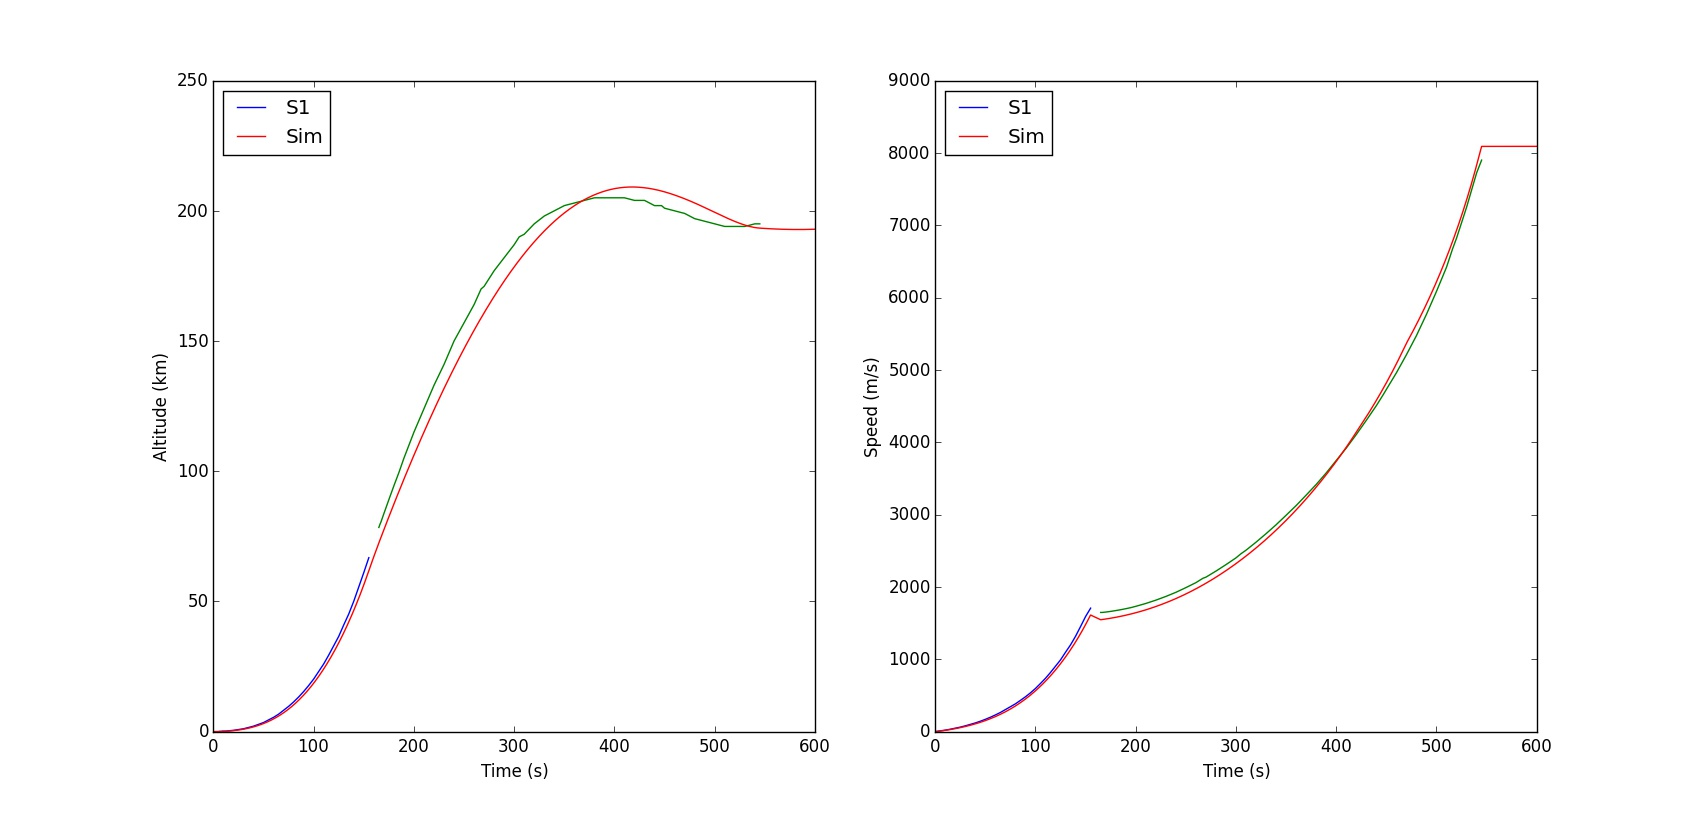

The Python source for this figure:
# Simulation of Falcon 9 launch to orbit


import matplotlib.pyplot as plt
from math import cos, sin, pi, sqrt
from numpy import zeros, exp, arcsin, arctan

h = .1          # stepsize used in RK4 (sec)

air_density_sl = 1.225  # density of air (kg/m^3)
H_FOR_DRAG = 7000.   # H value used in drag model (m)
H_FOR_PRESSURE = 7000. # constant temperature model
ATMOSPHERE_HEIGHT = 90000 # 90 KM - we can ignore air drag beyond this
G = 6.67384e-11   # universal gravitation constant
Re = 6371e3     # radius of earch (m)
Me = 5.9722e24   # mass of earth (kg)
mu = G*Me

g_sl = G*Me/Re**2


draf_coefficient = 0.3    # drag coefficient - temporary
#falcin 8 Full Thrust specs from http://spaceflight101.com/spacerockets/falcon-9-ft/
s1_inert_mass = 23100.    # Kg
s1_propellant_mass = 395700.    # kg
s1_merlin_1D_thrust_sl = 654000. # N
s1_merlin_1D_thrust_vac1 = 716000. # N 
s1_merlin_1D_specific_impulse_sl = 282.*g_sl   # m/s
s1_merlin_1D_specific_impulse_vac1 = 311.*g_sl   # m/s
s1_burn_time_end = 155.  # s

s2_inert_mass = 3900.    # Kg
s2_propellant_mass = 92670.    # kg
s2_merlin_1D_thrust_vac1 = 801000. # N
s2_merlin_1D_specific_impulse_vac1 = 345.*g_sl   # m/s 
s2_burn_time_start =  165.
s2_burn_time_end = 545.

fairing_mass = 1750. # kg
payload_mass = 550. # kg 

orbit_altitude = 620000
v_terminal = sqrt(G*Me/ (Re+orbit_altitude))

inert_mass = s1_inert_mass +  s2_inert_mass + fairing_mass + payload_mass   # Kg
propellant_mass = s1_propellant_mass    # kg
mass = inert_mass + s1_propellant_mass + s2_propellant_mass
thrust_sl = 9.*s1_merlin_1D_thrust_sl # N,

PITCH_KICK_ANGLE = 3. #degrees from vertical
stage_separation = False
fairing_separation = False
lift_off = False

diameter = 3.66
length= 68.4
ref_area = diameter**2 * pi / 4.   #  reference cross section area - used for drag (m^2)
cross_sec_area = diameter*length
s1_m1D_flow_rate = s1_merlin_1D_thrust_sl/s1_merlin_1D_specific_impulse_sl
s2_m1D_flow_rate = s2_merlin_1D_thrust_vac1/s2_merlin_1D_specific_impulse_vac1

flow_rate = 0.
isp = 0.
thrust_total = 0.

omega = 2.0*pi/(23.*3600+56*50+4)  # Earth's angular velocity

second_stage_cut_off = 0.


x0,y0,v0 = 0., Re, 0.     # initial altitude (m), Initial speed (m/s)

POS_X = 0
POS_Y = 1
POS_VX = 2
POS_VY = 3
NUM_VARS = 4
TMP_POS_A_DRAG = 4
TMP_POS_A = 5
TMP_POS_MASS = 6
TMP_POS_THRUST = 7
TMP_POS_FLOW_RATE = 8
TMP_POS_THRUST_ANGLE = 9
TMP_POS_ISP = 10
TMP_POS_TWR = 11
TMP_POS_Q = 12
TMP_POS_ANGLE_OF_ATTACK = 13

ENABLE_DRAG = True

max_drag_acceleration = 0. # in g
max_acceleration = 0. # in g
max_altitude = 0.
down_range = 0.
terminal_speed = 0.
curr_acceleration = 0.
curr_drag_acceleration = 0.
current_thrust = 0.
current_thrust_angle = 0.
current_flow_rate = 0.
current_dynamic_pressure = 0.
current_angle_of_attack = 0.
drag_losses = 0.
gravity_losses = 0.

engines_on = True

periapsis_radius = 0.
apoapsis_radius = 0.
semimajor_axis = 0.
eccentricity = 0.

#time,speed, altitude, range
actual_stage1_trajectory = [
    [0,0,0,0],
    [5,38,0,0],
    [6,47,.1,0],
    [7,51,.1,0],
    [8,58,.1,0],
    [9,66,.2,0],
    [10,74,.2,0],
    [11,83,.2,0],
    [12,91,.2,0],
    [13,100,.2,0],
    [14,110,.3,0],
    [15,120,.3,0],
    [20,172,.5,0],
    [25,225,.8,0], # pitching down range??
    [30,289,1.1,0],
    [35,361,1.6,0],
    [40,433,2.1,0],
    [45,518,2.8,0],
    [50,612,3.5,0],
    [55,716,4.5,0],
    [60,831,5.5,0],
    [65,954,6.7,1.1],
    [70,1097,8.2,0],
    [75,1240,9.7,0],  
    [80,1384,11.4,0],
    [85,1556,13.3,0], # max Q
    [90,1734,15.4,0],
    [95,1931,17.7,0],
    [100,2149,20.2,0],
    [105,2398,23.1,0],
    [110,2656,26,0],
    [115,2947,29.4,0],
    [120,3259,33.0,0], # vehicle is supersonic ??? looks wrong!!
    [125,3572,36.6,0], # vehicle reached max. aerodynamic pressure?? looks wrong!!
    [130,3954,41.0,0],
    [135,4320,45.2,0],
    [140,4750,50.1,0],
    [145,5235,55.6,0],
    [150,5732,61.1,43],
    [155,6146,66.8,0], # MECO
]

actual_stage2_trajectory = [

    [165,5932,78.4,0], #
    [166,5931,79.5,0],
    [167,5934,80.4,0],
    [170,5950,83.7,0],
    [175,5984,89.1,0],
    [180,6024,94.4,0],
    [185,6068,99.5,0],
    [190,6117,105,0],
    [195,6170,110,0], # fairing separation
    [200,6235,115,0],
    [210,6378,124,0],
    [220,6542,133,0],
    [230,6727,141,154],
    [240,6932,150,0],
    [250,7166,157,0],
    [260,7414,164,0],
    [267,7632,170,0], #boost back started
    [270,7687,171,0], 
    [280,7989,177,0],
    [290,8311,182,0],
    [300,8648,187,0],
    [305,8854,190,0], #boost back shutdown
    [310,9029,191,0],
    [320,9429,195,0],
    [330,9852,198,0],
    [340,10295,200,400],
    [350,10769,202,0],
    [360,11251,203,0],
    [370,11771,204,0],
    [380,12301,205,0],
    [390,12876,205,0],
    [400,13496,205,590],
    [410,14112,205,0],
    [420,14787,204,0],
    [423,15000,204,0], # stage1 engine burn started
    [430,15494,204,0],
    [440,16224,202,0],
    [447,16781,202,0], # stage1 engine shutdown
    [450,17032,201,0],
    [460,17857,200,0],
    [470,18757,199,899],
    [480,19709,197,0],
    [490,20770,196,0],
    [500,21911,195,0], # stage1 is transonic
    [510,23115,194,0],
    [516,24021,194,0], # landing startup stage 1
    [520,24560,194,0],
    [530,26098,194,0],
    [540,27805,195,0],
    [545,28444,195,0], # SECO, s1 landing as well?
]


range_values = [
    [0,0,0,0],
    [65,954,6.7,1.1],
    [150,5732,61.1,43],
    [230,6727,141,154],
    [340,10295,200,400],
    [400,13496,205,590],
    [470,18757,199,899],
]

boost_back_start = 267.
boost_back_end = 305.

reentry_start = 423.
reentry_end = 447.

landing_start = 515.
landing_end = 545.

#typical losses
# http://forum.nasaspaceflight.com/index.php?topic=9959.msg189860#msg189860
# Ariane A-44L: Gravity Loss: 1576 m/s Drag Loss: 135 m/s
# Atlas I: Gravity Loss: 1395 m/s Drag Loss: 110 m/s
# Delta 7925: Gravity Loss: 1150 m/s Drag Loss: 136 m/s
# Shuttle: Gravity Loss: 1222 m/s Drag Loss: 107 m/s
# Saturn V: Gravity Loss: 1534 m/s Drag Loss: 40 m/s (!!)
# Titan IV/Centaur: Gravity Loss: 1442 m/s Drag Loss: 156 m/s

def compute_orbit(x, y, vx, vy):
  r = sqrt(x**2+y**2)
  v = sqrt(vx**2+vy**2)  
  E0 = 0.5*v**2 - mu/r
  H0 = sqrt((r*v)**2-(x*vx+y*vy)**2)
  if E0 == 0:
    rpe = H0**2/(2*mu)
    rap = None
    sma = None
    ecc = 1.0
  else:
    rpe = (sqrt(mu**2+2*E0*H0**2)-mu)/(2*E0)
    rap = (sqrt(mu**2+2*E0*H0**2)+mu)/(-2*E0)
    sma = -mu/(2*E0)
    ecc = sqrt(1+(2*E0*H0**2)/mu**2)
  return (rpe, rap, sma, ecc)
  
def get_rocket_acceleration(x,y,t, vx, vy):
    a_rocket = [0., 0.]

    global flow_rate, thrust_total
    flow_rate = 0.
    thrust_total = 0.
    throttle = 1.
        
    global propellant_mass    
    if propellant_mass <= 0:
        return [0., 0.]

    global h, mass
    
    
            
    global s2_burn_time_start, s2_burn_time_end, s1_burn_time_end, second_stage_cut_off
    global engines_on
    
    thrust_total = 0.
    thrust_angle = 0.
    flow_rate = 0. 
    engines_on = False
    
    
    r = sqrt(x**2 + y**2)
    g = G*Me/r**2
    altitude = r - Re
    global isp, stage_separation
    if stage_separation == True:
        isp = s2_merlin_1D_specific_impulse_vac1
    else:    
        isp = (s1_merlin_1D_specific_impulse_sl - s1_merlin_1D_specific_impulse_vac1)*exp(-altitude/H_FOR_PRESSURE) + s1_merlin_1D_specific_impulse_vac1
        #isp = s1_merlin_1D_specific_impulse_sl 
    

    vy_surf = vy #- omega*(-x)
    vx_surf = vx #- omega*y

       
    if t >= 0 and t < s1_burn_time_end and propellant_mass > h*9.*s1_m1D_flow_rate:
        
        
        
        if t <= 25.5:
            thrust_angle = 90.
            
        elif t<= 30:
            thrust_angle = 89.1

        else:
            thrust_angle = (180./pi)*arctan(vy_surf/vx_surf)
            
        
        engines_on = True
        
        flow_rate = 9.*s1_m1D_flow_rate
        
        thrust_total = flow_rate*isp
        
        throttle = 1.
        
        flow_rate = flow_rate*throttle
        thrust_total = flow_rate*isp
        #print 'PITCH_KICK_ANGLE diff', (180./pi)*arctan(vy_surf/ (vx_surf+0.00001)) - thrust_angle        
            
    elif t >= s2_burn_time_start and t < s2_burn_time_end and propellant_mass > h*1.*s2_m1D_flow_rate:
        engines_on = True
  
        second_stage_cut_off = t

        throttle = 1.
        if t > 470:
            throttle = 0.8
        elif t > 420:
            throttle = 0.95
            
        correction_angle = 0.
        if t < 420:
            correction_angle = 7.
        elif t > 420 :
            correction_angle = 8.
        thrust_angle = (180./pi)*arctan(vy_surf/ vx_surf) + correction_angle 

        flow_rate = throttle*1.*s2_m1D_flow_rate
        thrust_total = flow_rate*isp        
        
    
    global current_thrust, current_thrust_angle, current_flow_rate, current_angle_of_attack
    current_thrust = thrust_total
    current_flow_rate = flow_rate
    current_thrust_angle = thrust_angle
    current_angle_of_attack = thrust_angle -  (180./pi)*arctan(vy_surf/ vx_surf)
    
    if engines_on == False:
        current_flow_rate = 0.
        current_thrust = 0.
        current_thrust_angle = 0.   
        current_angle_of_attack = 0.
    
    #print 't, thrust_angle', t, thrust_angle

    a_rocket_total = thrust_total/mass
        

    a_rocket = [a_rocket_total*cos(pi*thrust_angle/180.), a_rocket_total*sin(pi*thrust_angle/180.)]  
   
        
    return a_rocket
        
def get_drag_acceleration(vx, vy, x, y):
    SIMPLE_AIR_MODEL = True
    
    global ENABLE_DRAG
    if not ENABLE_DRAG:
        return [0., 0.]
    
    r = sqrt(x*x+y*y)
    height = r - Re
    if height < 0:
        return [0., 0.] 
        
    if height > ATMOSPHERE_HEIGHT:
        ENABLE_DRAG = False     # TODO remove later.
        return [0., 0.]
        
    #v_air = omega*r     # velocity of air
    #vx_air = v_air*(y/r)
    #vy_air = v_air*(-x/r)
    #vx1 = vx - vx_air
    #vy1 = vy - vy_air
    
        
    #v = sqrt(vx1**2 + vy1**2)
    v = sqrt(vx**2 + vy**2)

    if v == 0:
        return [0., 0.]
    
        
    if SIMPLE_AIR_MODEL:
        air_density = air_density_sl * exp ( - height / H_FOR_DRAG)
    
    else:
        # atmosphere model - https://www.grc.nasa.gov/www/k-12/rocket/atmos.html
            
        temperature = 0.
        pressure = 0.
        if height < 36152*0.3048:
            temperature = 59 - .00356 * height/0.3048
            pressure = 2116 * ((temperature + 459.7)/ 518.6)**5.256        
        elif height < 82345*0.3048:
            temperature = -70
            pressure = 473.1 * exp(1.73 - .000048 * height/0.3048)        
        else:
            temperature =  -205.05 + .00164 * height/0.3048
            pressure =  51.97 * ((temperature + 459.7)/ 389.98)**-11.388
            
        air_density = pressure / (1718 * (temperature + 459.7))
        air_density = 515.4*air_density #convert from slugs per cub ft
        
    #print air_density
    
    global current_dynamic_pressure
    vy_surf = vy #- omega*(-x)
    vx_surf = vx #- omega*y
    v_surf = sqrt(vx_surf**2 + vy_surf**2)
    current_dynamic_pressure = 0.5*air_density*v_surf**2
    
    f_drag = (1./2) * air_density * draf_coefficient * ref_area * v**2    
    a_drag = f_drag/mass
    #print 'a_drag', a_drag    
    
    g = G*Me/r**2
    
    global max_drag_acceleration
    if a_drag > max_drag_acceleration*g:
        max_drag_acceleration = a_drag / g
        
    global curr_drag_acceleration 
    curr_drag_acceleration = a_drag / g
        
    return [-a_drag*vx/v, -a_drag*vy/v]
   
def get_gravity_acceleration(x,y):
    
    r = sqrt(x*x+y*y)
    
    if r == 0:
        return [0., 0.]
    
    g = G*Me/r**2
    
    return [-g*x/r, -g*y/r]    
    
def get_acceleration(x, y, vx, vy, t):
    
    g_sl = G*Me/Re**2
    
    r = sqrt(x**2 + y**2)
    g = G*Me/r**2
    
    a_drag = get_drag_acceleration(vx, vy, x, y)
    a_gravity = get_gravity_acceleration(x,y)
    a_rocket = get_rocket_acceleration(x,y,t,vx, vy)
    
    a = [a_drag[0]+a_gravity[0]+a_rocket[0], a_drag[1]+a_gravity[1]+a_rocket[1]]
    
    a_magnitude = sqrt(a[0]**2 + a[1]**2)
    global max_acceleration
    if a_magnitude > max_acceleration*g:
        max_acceleration = a_magnitude  / g
        
    global curr_acceleration 
    curr_acceleration = a_magnitude / g 

    return a

#Derivative function   
def f(t,x0):

    ax,ay = get_acceleration(x0[POS_X], x0[POS_Y], x0[POS_VX], x0[POS_VY] , t)
    
    res = zeros(NUM_VARS)
    res[POS_X] = x0[POS_VX]
    res[POS_Y] = x0[POS_VY]
    res[POS_VX] = ax
    res[POS_VY] = ay
        
    return res
    
# 4th order Runge-Kutta
def RK4(t,x0):
    xtemp = zeros(NUM_VARS)
        
    k0 = f(t,x0)
    for i in range(NUM_VARS):
        xtemp[i] = x0[i] + k0[i]*(h/2.)        
    
    k1 = f(t+h/2., xtemp)
    for i in range(NUM_VARS):
        xtemp[i] = x0[i] + k1[i]*(h/2.)
        
    k2 = f(t+h/2., xtemp)
    for i in range(NUM_VARS):
        xtemp[i] = x0[i] + k2[i]*h
        
    k3 = f(t+h, xtemp)
    for i in range(NUM_VARS):
        x0[i] = x0[i] + (h/6.) * (k0[i] + 2 * k1[i] + 2 * k2[i] + k3[i])
    
    return x0
   
def get_trajectory(x0, y0, v0):

    args0 = zeros(NUM_VARS)
    args0[POS_X] = x0
    args0[POS_Y] = y0
    args0[POS_VX] = 0. #omega*Re
    args0[POS_VY] = 0.
    
    
    trajectory = []
    t = 0.          # sec
    
    global curr_drag_acceleration
    global curr_acceleration
    
    while sqrt(args0[POS_X]**2 + args0[POS_Y]**2) >= Re and t < 600 : 
        
        global stage_separation, inert_mass, propellant_mass, mass, lift_off
        global s1_burn_time_end, s2_burn_time_start, s2_burn_time_end
        global s1_propellant_mass, s2_propellant_mass
        
        if lift_off == False:
            lift_off = True
            inert_mass = s1_inert_mass + s2_inert_mass + s2_propellant_mass + fairing_mass + payload_mass   # Kg
            propellant_mass = s1_propellant_mass    # kg
            mass = inert_mass + s1_propellant_mass 
            
        if t >= s2_burn_time_start and stage_separation == False:    
            stage_separation = True
            inert_mass = s2_inert_mass + payload_mass   # Kg
            propellant_mass = s2_propellant_mass    # kg
            mass = inert_mass + s2_propellant_mass
            
        #print propellant_mass
            
        tmp_args = list(args0)
        tmp_args.append(curr_drag_acceleration)            
        tmp_args.append(curr_acceleration)
        tmp_args.append(propellant_mass)
        tmp_args.append(current_thrust)
        tmp_args.append(current_flow_rate)
        tmp_args.append(current_thrust_angle)
        tmp_args.append(isp)
        tmp_args.append(thrust_total/(mass*g_sl))
        tmp_args.append(current_dynamic_pressure)
        tmp_args.append(current_angle_of_attack)
        trajectory.append( (t, tmp_args) )     
        
        vy_surf = args0[POS_VY]
        vx_surf = args0[POS_VX]
        v_surf = sqrt(vx_surf**2 + vy_surf**2)
        r = sqrt(args0[POS_X]**2 + args0[POS_Y]**2)
        g= G*Me/r**2
        
        #(3900+92670+23100+1750+550)*exp(3000/(311*9.81)) -> 326062 fuel expended    
        global gravity_losses, drag_losses
        if engines_on == True and r > 0 and v_surf > 0:
            gravity_losses += - (h*((vx_surf/v_surf)*g*(-args0[POS_X]/r) + (vy_surf/v_surf)*g*(-args0[POS_Y]/r) ) )
            drag_losses += h * curr_drag_acceleration*g      
        
        global max_altitude
        altitude = sqrt((args0[POS_X])**2 + (args0[POS_Y])**2) - Re
        if altitude > max_altitude:
            max_altitude = altitude

        global down_range
        #get arc distance
        tmp_range = tmp_args[POS_X]*cos(omega*t) - tmp_args[POS_Y]*sin(omega*t) 
        #tmp_range = 2*Re*arcsin((sqrt((args0[POS_X]-x0)**2 + (args0[POS_Y]-y0)**2))/(2*Re))
        #tmp_range = Re*arccos( 1. - 1./2*((args0[POS_X]-x0)/Re)**2 - 1./2*((args0[POS_Y]-y0)/Re)**2 )
        #tmp_range = args0[POS_X]
        if tmp_range > down_range:
            down_range = tmp_range
        
        if propellant_mass > h*flow_rate and engines_on == True:
            propellant_mass = propellant_mass - flow_rate*h
            if t < s1_burn_time_end:
                s1_propellant_mass = s1_propellant_mass - flow_rate*h
            else:
                s2_propellant_mass = s2_propellant_mass - flow_rate*h
                
        if propellant_mass <=  0:
            mass = inert_mass 
        else:
            mass = inert_mass + propellant_mass
        
        global periapsis_radius, apoapsis_radius, semimajor_axis, s2_burn_time_end, eccentricity
        if semimajor_axis == 0 and t > s2_burn_time_end:
            print 'altitude:', altitude
            periapsis_radius, apoapsis_radius, semimajor_axis,eccentricity = compute_orbit(args0[POS_X], args0[POS_Y], args0[POS_VX], args0[POS_VY])
            print 'periapsis_radius:', periapsis_radius - Re, 'apoapsis_radius:', apoapsis_radius - Re, 'semimajor_axis', semimajor_axis, 'eccentricity:', eccentricity
            
        t = t + h
        
        
        args0 = RK4(t,args0)
        
    return trajectory

fig1, ((ax1,ax5),(ax4, ax7), (ax2, ax6), (ax3, ax8)) = plt.subplots(4, 2)
ax1_handles = []
ax2_handles = []
ax3_handles = []
ax4_handles = []
ax5_handles = []
ax6_handles = []
ax7_handles = []
ax8_handles = []

max_drag_acceleration = 0. # in g
max_acceleration = 0.
max_altitude = 0.
down_range = 0.
terminal_speed = 0.
curr_acceleration = 0.
curr_drag_acceleration = 0.
current_thrust_angle = 0.

ENABLE_DRAG = True
trajectory = get_trajectory(x0, y0, v0) 
tmp_plot_1, = ax1.plot([x0i[POS_X]/1000. for ti,x0i in trajectory  if ti < 155], [ (x0i[POS_Y] - Re)/1000. for ti,x0i in trajectory  if ti < 155], color='r')
#tmp_plot_1, = ax1.plot([ (x0i[POS_X]*cos(omega*ti) - x0i[POS_Y]*sin(omega*ti))/1000. for ti,x0i in trajectory ], [ (sqrt(x0i[POS_X]**2 + x0i[POS_Y]**2) - Re)/1000.  for ti,x0i in trajectory ], color='r', label='Trajectory')
tmp_plot_2x, = ax2.plot([ti/60. for ti,x0i in trajectory], [abs(x0i[POS_VX])/1000. for ti,x0i in trajectory], ls='dashed', alpha=0.4, label='Vx')
tmp_plot_2y, = ax2.plot([ti/60. for ti,x0i in trajectory], [abs(x0i[POS_VY])/1000. for ti,x0i in trajectory],  ls='dashed', alpha=0.4,label='Vy')
tmp_plot_2, = ax2.plot([ti/60. for ti,x0i in trajectory], [sqrt(x0i[POS_VX]**2 + x0i[POS_VY]**2)/1000. for ti,x0i in trajectory], label='V')
tmp_plot_3, = ax3.plot([ti/60. for ti,x0i in trajectory if ti < 600], [x0i[TMP_POS_A] for ti,x0i in trajectory  if ti < 600], label='max ' + str(round(max_acceleration,1)) + 'g')
tmp_plot_4, = ax4.plot([ti/60. for ti,x0i in trajectory if ti < 155], [(sqrt(x0i[POS_X]**2 + x0i[POS_Y]**2) - Re)/1000. for ti,x0i in trajectory if ti < 155])
tmp_plot_5, = ax5.plot([ti/60. for ti,x0i in trajectory if ti < 600], [x0i[TMP_POS_TWR] for ti,x0i in trajectory if ti < 600])
tmp_plot_6, = ax6.plot([ti/60. for ti,x0i in trajectory if ti < 600], [x0i[TMP_POS_THRUST_ANGLE] for ti,x0i in trajectory if ti < 600])
#tmp_plot_7, = ax7.plot([ti/60. for ti,x0i in trajectory if ti < 450], [int(round(x0i[TMP_POS_ISP]/g_sl)) for ti,x0i in trajectory if ti < 450], label='isp_sl=282, isp_vac=311')
#tmp_plot_7, = ax7.plot([ti/60. for ti,x0i in trajectory if ti < 600], [x0i[TMP_POS_Q] for ti,x0i in trajectory if ti < 600])
tmp_plot_7, = ax7.plot([ti/60. for ti,x0i in trajectory if ti < 155], [x0i[POS_X]/1000. for ti,x0i in trajectory if ti < 155])
tmp_plot_8, = ax8.plot([ti/60. for ti,x0i in trajectory if ti < 155], [x0i[TMP_POS_A_DRAG] for ti,x0i in trajectory if ti < 155])
#ax1_handles.append(tmp_plot_1)
ax2_handles.append(tmp_plot_2)
ax2_handles.append(tmp_plot_2x)
ax2_handles.append(tmp_plot_2y)
ax3_handles.append(tmp_plot_3)
ax4_handles.append(tmp_plot_4)
ax5_handles.append(tmp_plot_5)
ax6_handles.append(tmp_plot_6)
ax7_handles.append(tmp_plot_7)

earth = ax1.add_artist(plt.Circle((0,0),Re/1000.0,color="b",fill=False))
ax1.add_artist(plt.Circle((0,0),(Re+ATMOSPHERE_HEIGHT)/1000.0,color="r", ls='dashed', fill=False, alpha=0.4))
#ax1.add_artist(plt.Circle((0,0),(Re/1.0e3+25),color="b",alpha=0.1))
#ax1.add_artist(plt.Circle((0,0),(Re/1.0e3+50),color="b",alpha=0.05))
#ax1.add_artist(plt.Circle((0,0),(Re/1.0e3+90),color="b",alpha=0.04))

  
#ax1_handles.append(earth)
ax1.set_xlabel('X (Km)')
ax1.set_ylabel('Y (Km)')
ax2.set_xlabel('Time (min)')
ax2.set_ylabel('Speed Km/s)')
ax3.set_xlabel('Time (min)')
ax3.set_ylabel('Acceleration (g)')
ax4.set_xlabel('Time (min)')
ax4.set_ylabel('Altitude (Km)')
ax5.set_xlabel('Time (min)')
ax5.set_ylabel('Thrust-to-weight ratio')
ax6.set_xlabel('Time (min)')
ax6.set_ylabel('Thrust Angle')
ax7.set_xlabel('Time (min)')
#ax7.set_ylabel('ISP (sec)')
#ax7.set_ylabel('Q')
ax7.set_ylabel('Range')
ax8.set_xlabel('Time (min)')
ax8.set_ylabel('Drag A')
#ax1.legend(handles=ax1_handles, loc='center')
#ax2.legend(handles=ax2_handles, loc='lower right')
#ax3.legend(handles=ax3_handles, loc='upper right')
#ax5.legend(handles=ax5_handles, loc='upper right')
#ax6.legend(handles=ax6_handles, loc='upper right')
#ax7.legend(handles=ax7_handles, loc='upper right')
plt.show()


fig1, ((ax1,ax2)) = plt.subplots(1, 2)

trajectory_s1, = ax1.plot([i[0] for i in actual_stage1_trajectory], [i[2] for i in actual_stage1_trajectory], label='S1')
trajectory_s2, = ax1.plot([i[0] for i in actual_stage2_trajectory] , [i[2] for i in actual_stage2_trajectory ], label='S2')
trajectory_d, = ax1.plot([ ti for ti,x0i in trajectory  if ti < 600], [ (sqrt(x0i[POS_X]**2 + x0i[POS_Y]**2) - Re)/1000. for ti,x0i in trajectory  if ti < 600], color='r', label='Sim')
#tmp_plot_oa, = ax1.plot([ti for ti,x0i in trajectory if ti < 160], [orbit_altitude/1000. for ti,x0i in trajectory  if ti < 160], ls='dashed', alpha=0.4, label='')
#trajectory_s2, = ax1.plot([ ti for ti,x0i in trajectory if ti < 450], [ (x0i[POS_Y]-Re)/1000. for ti,x0i in trajectory if ti < 450], color='r', label='Trajectory')
ax1.set_xlabel('Time (s)')
ax1.set_ylabel('Altitude (km)')
ax1.legend(handles=[trajectory_s1, trajectory_d], loc='upper left')


trajectory_v1, = ax2.plot([i[0] for i in actual_stage1_trajectory ], [i[1]*5./18 for i in actual_stage1_trajectory], label='S1')
trajectory_v2, = ax2.plot([i[0] for i in actual_stage2_trajectory], [i[1]*5./18 for i in actual_stage2_trajectory], label='S2')
tmp_plot_2, = ax2.plot([ti for ti,x0i in trajectory if ti < 600], [sqrt( x0i[POS_VX]**2 + x0i[POS_VY]**2) for ti,x0i in trajectory if ti < 600], label='Sim')
#tmp_plot_vt, = ax2.plot([ti for ti,x0i in trajectory], [v_terminal for ti,x0i in trajectory], ls='dashed', alpha=0.4)
#tmp_plot_vt_s, = ax2.plot([ti for ti,x0i in trajectory], [v_terminal - omega*Re for ti,x0i in trajectory], ls='dashed', alpha=0.4)
ax2.set_xlabel('Time (s)')
ax2.set_ylabel('Speed (m/s)')
ax2.legend(handles=[trajectory_v1, tmp_plot_2], loc='upper left')


#aoa, = ax3.plot([ti for ti,x0i in trajectory], [x0i[TMP_POS_ANGLE_OF_ATTACK] for ti,x0i in trajectory], label='')
#ax3.set_xlabel('Time (s)')
#ax3.set_ylabel('Angle of Attack')
#ax3.legend(handles=[aoa ], loc='upper right')
plt.show()

print 'max_drag_acceleration:', round(max_drag_acceleration,1), 'g, max_acceleration:', round(max_acceleration,1), 'g, max_altitude:', round(max_altitude/1000.), 'km, down_range:', round(down_range/1000.), 'km'
print 'second_stage_cut_off:', second_stage_cut_off, 'propellant_left s1/s2:', s1_propellant_mass, s2_propellant_mass
print 'gravity_losses', gravity_losses, 'drag_losses', drag_losses
